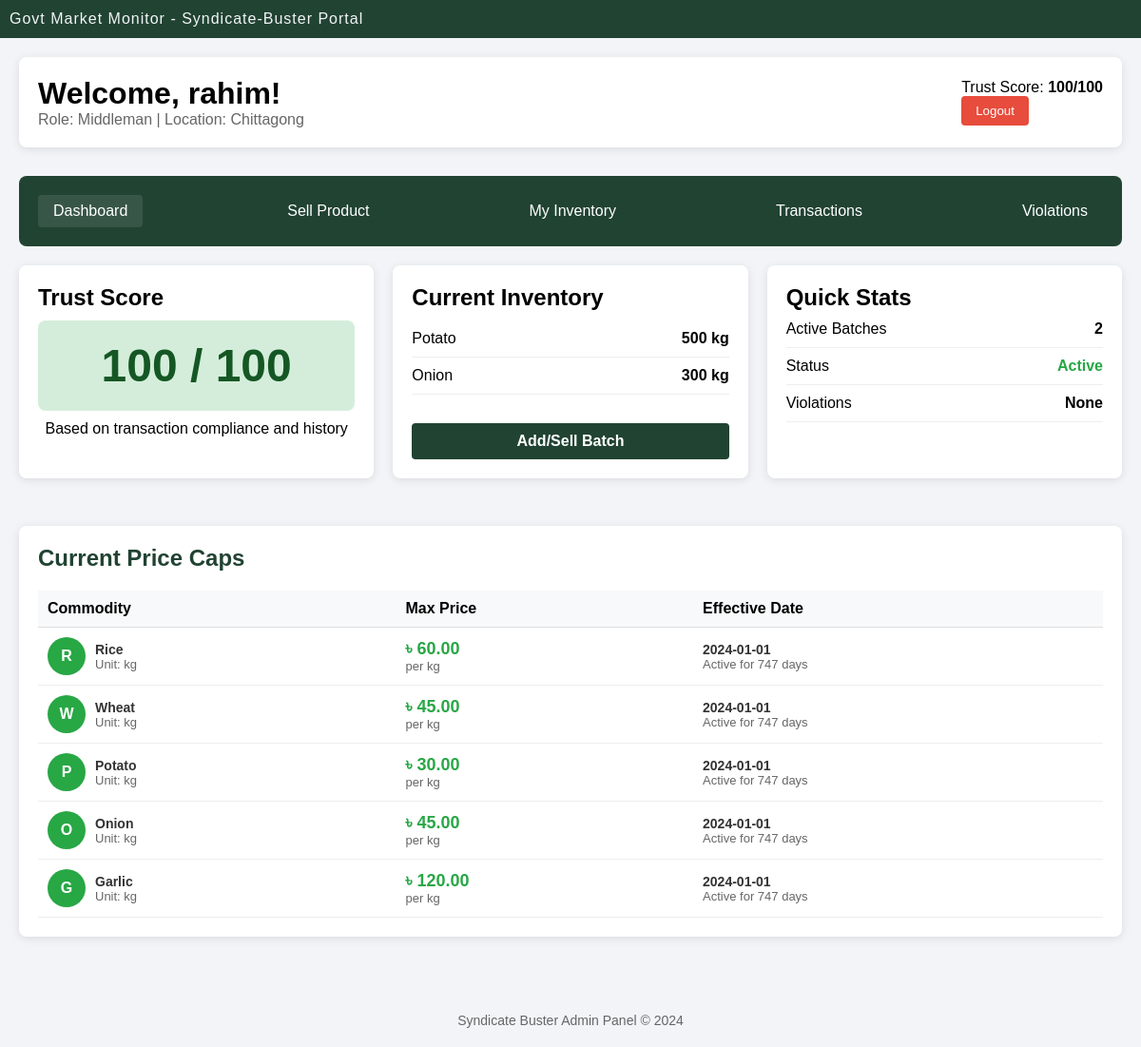
/vendorDashboard.php (signed in), run on an earlier commit of the app's database.
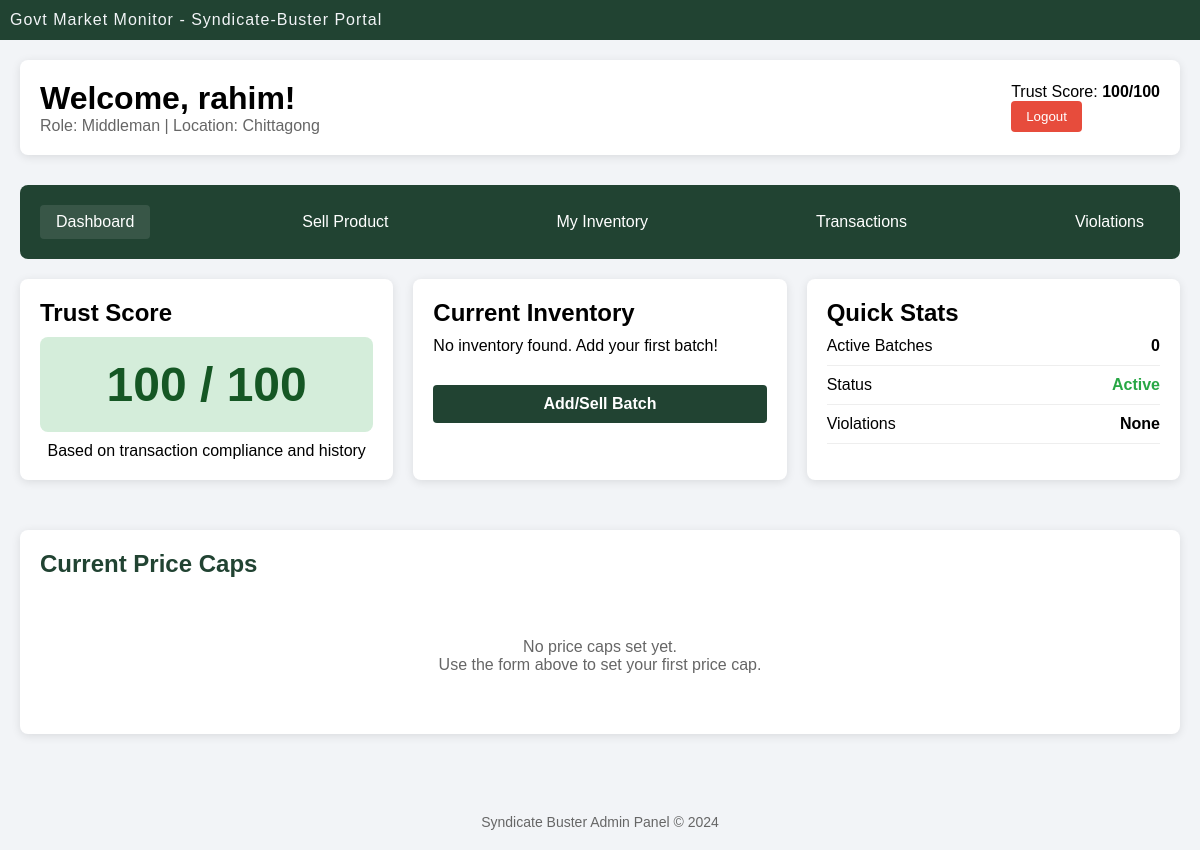
And on a later commit of the database.
### tables this page shows
CREATE TABLE `users` (
  `user_id` int(11) NOT NULL,
  `username` varchar(100) NOT NULL,
  `email` varchar(100) NOT NULL,
  `phone` varchar(11) DEFAULT NULL CHECK (`phone` regexp '^[0-9]{11}$'),
  `password` varchar(50) NOT NULL,
  `role_id` int(11) DEFAULT NULL,
  `status` varchar(20) DEFAULT 'Active' CHECK (`status` in ('Active','inactive','Suspended','Banned')),
  `location` varchar(50) NOT NULL,
  `trust_score` int(11) DEFAULT 100
);

CREATE TABLE `govt_price_cap` (
  `cap_id` int(11) NOT NULL,
  `commodities_id` int(11) NOT NULL,
  `max_price` int(11) NOT NULL,
  `effective_date` date NOT NULL
);

CREATE TABLE `commodities` (
  `commodities_id` int(11) NOT NULL,
  `name` varchar(100) NOT NULL,
  `unit_type` varchar(20) NOT NULL,
  `perishable` tinyint(1) DEFAULT 1
);

CREATE TABLE `role` (
  `role_id` int(11) NOT NULL,
  `role_name` varchar(20) NOT NULL CHECK (`role_name` in ('Farmer','Middleman','Wholesaler','Retailer','Admin','Inspector'))
);

### vendorDashboard.php (the view, shortened to what the changed rows need)
<?php
require_once "config.php";
$user_id = $_SESSION['user_id'];
$username = $_SESSION['username'];
$user_sql = "SELECT u.*, r.role_name FROM users u
             JOIN role r ON u.role_id = r.role_id
             WHERE u.user_id = ?";
$user_stmt = $conn->prepare($user_sql);
$user_stmt->bind_param("i", $user_id);
$user_stmt->execute();
$user = $user_stmt->get_result()->fetch_assoc();
$trust_score = $user['trust_score'];
$inventory_sql = "SELECT c.name, SUM(b.quantity) as total_quantity
                  FROM batches b
                  JOIN commodities c ON b.commodities_id = c.commodities_id
                  WHERE b.owner_id = ?
                  GROUP BY c.commodities_id";
$inventory_stmt = $conn->prepare($inventory_sql);
$inventory_stmt->bind_param("i", $user_id);
$inventory_stmt->execute();
$inventory = $inventory_stmt->get_result();
$price_caps = $conn->query("
                    SELECT c.name,c.unit_type, gpc.max_price, gpc.effective_date
                    FROM govt_price_cap gpc
                    JOIN commodities c ON gpc.commodities_id = c.commodities_id
                    ORDER BY gpc.effective_date DESC
                ");
?>
<!DOCTYPE html>
<html lang="en">
<head>
<link rel="stylesheet" href="style.css?v=<?php echo time(); ?>">
<link rel="stylesheet" href="dashboard.css?v=<?php echo time(); ?>">
</head>
<body>
    <div class="container">
        <div class="dashboard">
            <div class="header">
                <div>
                    <h1>Welcome, <?php echo htmlspecialchars($username); ?>!</h1>
                    <p style="color: #666;">Role: <?php echo $user['role_name']; ?> | Location: <?php echo $user['location']; ?></p>
                </div>
                <div>
                    <p>Trust Score: <strong><?php echo $trust_score; ?>/100</strong></p>
                </div>
            </div>
            <div class="grid">
                <div class="card">
                    <h2>Trust Score</h2>
                    <?php
                    $trust_class = 'trust-green';
                    ?>
                    <div class="trust-score <?php echo $trust_class; ?>">
                        <?php echo $trust_score; ?> / 100
                    </div>
                    <p style="text-align: center; margin-top: 10px;">
                        Based on transaction compliance and history
                    </p>
                </div>
                <div class="card">
                    <h2 style="margin-bottom: 10px;">Current Inventory</h2>
                    <?php if($inventory->num_rows > 0): ?>
                        <?php while($item = $inventory->fetch_assoc()): ?>
                            <div class="inventory-item">
                                <span><?php echo $item['name']; ?></span>
                                <span><strong><?php echo $item['total_quantity']; ?> kg</strong></span>
                            </div>
                        <?php endwhile; ?>
                    <?php else: ?>
                        <p>No inventory found. Add your first batch!</p>
                    <?php endif; ?>
                    <a href="userInventory.php"  class="addSellBatchBtn">Add/Sell Batch</a>
                </div>
                <div class="card">
                    <h2>Quick Stats</h2>
                    <div class="inventory-item">
                        <span><strong><?php echo $inventory->num_rows; ?></strong></span>
                    </div>
                    <div class="inventory-item">
                        <span style="color: <?php echo $user['status'] == 'Active' ? '#28a745' : '#dc3545'; ?>">
                            <strong><?php echo $user['status']; ?></strong>
                        </span>
                    </div>
                </div>
            </div>
             <div class="card">
                <h2 style="color: #214332; margin-bottom: 20px;">Current Price Caps</h2>
                <?php if($price_caps->num_rows > 0): ?>
                    <table class="data-table" style="width: 100%; border-collapse: collapse;">
                        <thead>
                            <tr>
                                <th>Commodity</th>
                                <th>Max Price</th>
                                <th>Effective Date</th>
                            </tr>
                        </thead>
                        <tbody>
                            <?php
                            $price_caps->data_seek(0);
                            while($cap = $price_caps->fetch_assoc()):
                            ?>
                            <tr>
                                <td>
                                    <div class="user-info">
                                        <div class="user-avatar" style="background-color: #28a745;">
                                            <?php echo strtoupper(substr($cap['name'], 0, 1)); ?>
                                        </div>
                                        <div class="user-details">
                                            <div class="tableBoldText"><?php echo htmlspecialchars($cap['name']); ?></div>
                                            <div class="tablesmallText">Unit: <?php echo $cap['unit_type']; ?></div>
                                        </div>
                                    </div>
                                </td>
                                <td>
                                    <div class="tableBoldText" style="color: #28a745; font-size: 18px;">
                                        ৳ <?php echo number_format($cap['max_price'], 2); ?>
                                    </div>
                                    <div class="tablesmallText">per <?php echo $cap['unit_type']; ?></div>
                                </td>
                                <td>
                                    <div class="tableBoldText"><?php echo $cap['effective_date']; ?></div>
                                    <div class="tablesmallText">
                                        <?php
                                        $today = new DateTime();
                                        $effective = new DateTime($cap['effective_date']);
                                        $interval = $today->diff($effective);
                                        if ($effective <= $today) {
                                            echo "Active for " . $interval->days . " days";
                                        } else {
                                            echo "Starts in " . $interval->days . " days";
                                        }
                                        ?>
                                    </div>
                                </td>
                            </tr>
                            <?php endwhile; ?>
                        </tbody>
                    </table>
                <?php else: ?>
                    <div style="text-align: center; padding: 40px; color: #666;">
                        <p>No price caps set yet.</p>
                        <p>Use the form above to set your first price cap.</p>
                    </div>
                <?php endif; ?>
            </div>
        </div>
    </div>
</body>
</html>

What changed in the data, as far as the page shows it:
removed govt_price_cap: commodities.name "R", commodities.name "Rice", commodities.unit_type "kg", max_price "60.00", effective_date "2024-01-01", effective_date "747"
removed govt_price_cap: commodities.name "W", commodities.name "Wheat", commodities.unit_type "kg", max_price "45.00", effective_date "2024-01-01", effective_date "747"
removed govt_price_cap: commodities.name "P", commodities.name "Potato", commodities.unit_type "kg", max_price "30.00", effective_date "2024-01-01", effective_date "747"
removed govt_price_cap: commodities.name "O", commodities.name "Onion", commodities.unit_type "kg", max_price "45.00", effective_date "2024-01-01", effective_date "747"
removed govt_price_cap: commodities.name "G", commodities.name "Garlic", commodities.unit_type "kg", max_price "120.00", effective_date "2024-01-01", effective_date "747"
changed users "Chittagong": role "2" → (not shown)
Also different on the page:
$inventory->num_rows: (not shown) → "0"
text no longer shown: "Commodity Max Price Effective Date"
text now shown: "No inventory found. Add your first batch! No price caps set yet. Use the form above to set your first price cap."
list line gone: "Potato 500 kg"
list line gone: "Onion 300 kg"
